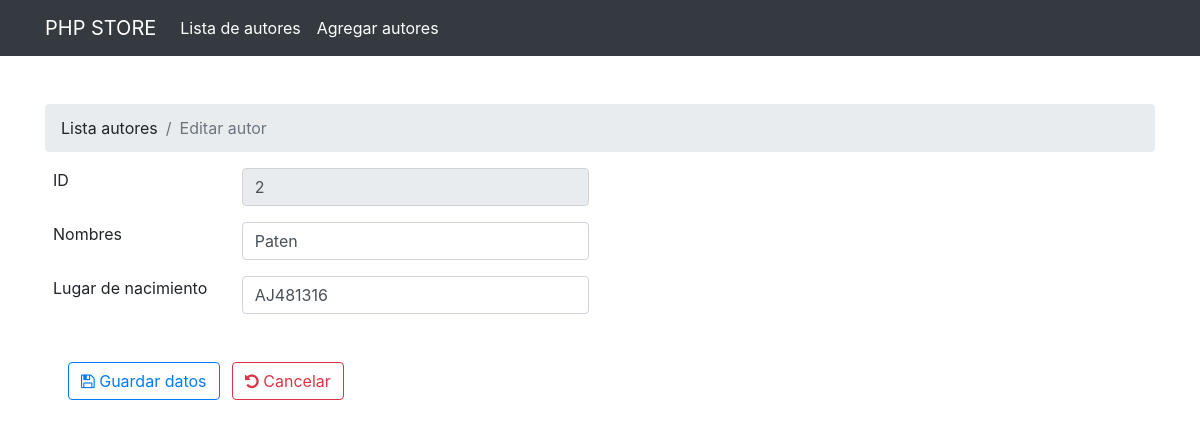
/editar.php?idAutor=2, run on the app's committed database.
### tables this page shows
CREATE TABLE IF NOT EXISTS `autor` (
  `idAutor` bigint(20) unsigned NOT NULL AUTO_INCREMENT,
  `nombre` varchar(255) NOT NULL,
  `carnet` varchar(8) DEFAULT NULL,
  PRIMARY KEY (`idAutor`),
  UNIQUE KEY `carnet` (`carnet`)
);

### editar.php (the view, shortened to what this page needs)
<?php
    require_once "db/db.php";
    if(isset($_REQUEST['save'])=='')
    {
        if(isset($_REQUEST['acc'])=='ok')
        {
            $pagina = file_get_contents("templates/editar.html");
            $pagina = preg_replace('/--nav--/', GetNav(), $pagina);
            $pagina = preg_replace('/--alert--/', '<div class="alert alert-success alert-dismissable"><button type="button" class="close" data-dismiss="alert" aria-hidden="true">&times;</button> Los datos han sido actualizados con éxito.</div>', $pagina);
            $pagina = preg_replace('/--form--/', GetForm(), $pagina);
            echo $pagina;
        }
        else
        {
            $pagina = file_get_contents("templates/editar.html");
            $pagina = preg_replace('/--nav--/', GetNav(), $pagina);
            $pagina = preg_replace('/--alert--/', '', $pagina);
            $pagina = preg_replace('/--form--/', GetForm(), $pagina);
            echo $pagina;
        }
    }
    else
    {
        $pagina = file_get_contents("templates/editar.html");
        $pagina = preg_replace('/--nav--/', getNav(), $pagina);
        $pagina = preg_replace('/--alert--/', getAlert(), $pagina);
        $pagina = preg_replace('/--form--/', getForm(), $pagina);
        echo $pagina;
    }
    function GetNav()
    {
        $active='<li class=" textnav-item active"><a class=" text-white nav-link" href="index.php">Lista de autores</a></li>
        <li class=" nav-item"><a class="text-white nav-link" href="agregar.php">Agregar autores</a></li>';
        $nav = file_get_contents("templates/nav.html");
        $nav = preg_replace('/--active--/', $active, $nav);
        return $nav;
    }
    function GetForm()
    {
        global $con;
        $form="";
        $idAutor = mysqli_real_escape_string($con,(strip_tags($_REQUEST["idAutor"],ENT_QUOTES)));
        $sql = mysqli_query($con, "SELECT * FROM autor WHERE idAutor='$idAutor'");
        if(mysqli_num_rows($sql) > 0){
            $row = mysqli_fetch_assoc($sql);
            $id		     = htmlentities($row['idAutor'],ENT_QUOTES);
            $nombre		     =  htmlentities($row['nombre'], ENT_QUOTES);
            $carnet =  htmlentities($row['carnet'], ENT_QUOTES);
            $form = "<form class=\"form-horizontal ml-2\" action=\"\" method=\"post\">
             <div class=\"form-group row\">
                <label class=\"col-sm-2 control-label\">ID</label>
                <div class=\"col-sm-4\">
                    <input disabled type=\"text\" name=\"idAutor\" value='".$id."' class=\"form-control\" placeholder=\"Lugar de nacimiento\" required>
                </div>
            </div>
            <div class=\"form-group row\">
                <label class=\"col-sm-2 control-label\">Nombres</label>
                <div class=\"col-sm-4\">
                    <input type=\"text\" name=\"nombre\" value='".$nombre."' class=\"form-control\" placeholder=\"Nombre\" required>
                </div>
            </div>
            <div class=\"form-group row\">
                <label class=\"col-sm-2 control-label\">Lugar de nacimiento</label>
                <div class=\"col-sm-4\">
                    <input type=\"text\" name=\"carnet\" value='".$carnet."' class=\"form-control\" placeholder=\"Lugar de nacimiento\" required>
                </div>
            </div>
            <div class=\"form-group\">
                <label class=\"col-sm-3 control-label\">&nbsp;</label>
                <div class=\"col-sm-6\">
                    <button type=\"submit\" name=\"save\" class=\"btn btn-md btn-outline-primary mr-2\"><i class=\"fa fa-save\"></i> Guardar datos</button>
                    <a href=\"index.php\" class=\"btn btn-md btn-outline-danger\"><i class=\"fa fa-undo\"></i> Cancelar</a>
                </div>
            </div>
        </form>";
        }
        return $form;
    }
?>

### data on the page
autor: idAutor "2", nombre "Paten", carnet "AJ481316"

### other printed values
$pagina "PHP STORE Lista autores Editar autor"
